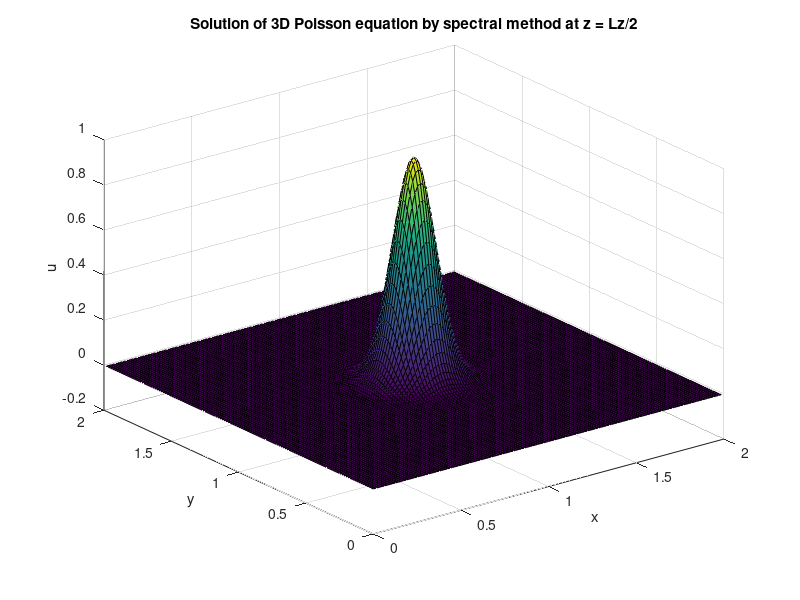
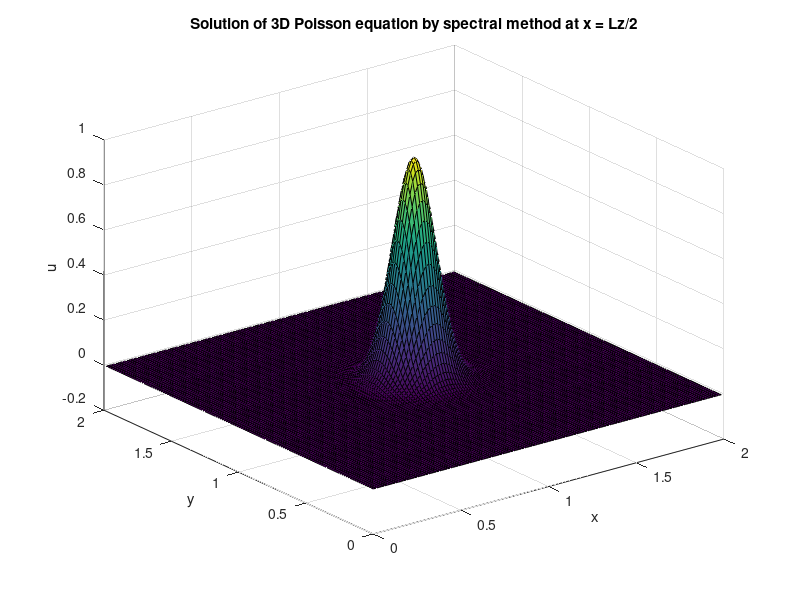

These figures' MATLAB source, in order:
clear all
close all
clc

M       = 128;              % --- Number of Fourier harmonics along x (should be a multiple of 2)  
N       = 128;              % --- Number of Fourier harmonics along y (should be a multiple of 2)  
P       = 128;              % --- Number of Fourier harmonics along z (should be a multiple of 2)  
Lx      = 2;               % --- Domain size along x
Ly      = 2;               % --- Domain size along y
Lz      = 2;               % --- Domain size along z
sigma   = 0.1;             % --- Characteristic width of f (make << 1)

% --- Wavenumbers
kx = (2 * pi / Lx) * [0 : (M / 2 - 1) (- M / 2) : (-1)]; % --- Wavenumbers along x
ky = (2 * pi / Ly) * [0 : (N / 2 - 1) (- N / 2) : (-1)]; % --- Wavenumbers along y
kz = (2 * pi / Lz) * [0 : (P / 2 - 1) (- P / 2) : (-1)]; % --- Wavenumbers along z
[Kx, Ky, Kz] = ndgrid(kx, ky, kz); 

% --- Right-hand side of differential equation
hx              = Lx / M;                   % --- Grid spacing along x
hy              = Ly / N;                   % --- Grid spacing along y
hz              = Lz / P;                   % --- Grid spacing along z
x               = (0 : (M - 1)) * hx;
y               = (0 : (N - 1)) * hy;
z               = (0 : (P - 1)) * hz;
[X, Y, Z]       = ndgrid(x, y, z);
rSquared        = (X - 0.5 * Lx).^2 + (Y - 0.5 * Ly).^2 + (Z - 0.5 * Lz).^2;
sigmaSquared    = sigma^2;
f               = exp(-rSquared / (2 * sigmaSquared)) .* (rSquared - 3 * sigmaSquared) / (sigmaSquared^2);
fHat            = fftn(f);

% --- Denominator of the unknown spectrum
den             = -(Kx.^2 + Ky.^2 + Kz.^2); 
den(1, 1, 1)    = 1;            % --- Avoid division by zero at wavenumber (0, 0, 0)

% --- Unknown determination
uHat            = ifftn(fHat ./ den);
u               = real(uHat);
u               = u - u(1,1,1);   % --- Force arbitrary constant to be zero by forcing u(1, 1, 1) = 0

% --- Plots
uRef    = exp(-rSquared / (2 * sigmaSquared));
err     = 100 * sqrt(sum(abs(u(:) - uRef(:)).^2) / sum(abs(uRef(:)).^2));
errMax  = norm(u(:)-uRef(:),inf);
fprintf('Percentage root mean square error = %f\n', err);
fprintf('Maximum error = %f\n', errMax);

% --- Plotting the solution at a fixed z-plane (e.g., z = Lz/2)
zPlane = round(P / 2);
[X2D, Y2D] = meshgrid(x, y);
surf(X2D, Y2D, squeeze(u(:,:,zPlane)))
xlabel('x')
ylabel('y')
zlabel('u')
title('Solution of 3D Poisson equation by spectral method at z = Lz/2')

% --- Plotting the solution at a fixed z-plane (e.g., z = Lz/2)
figure
xPlane = round(P / 2);
[Y2D, Z2D] = meshgrid(z, y);
surf(Y2D, Z2D, squeeze(u(:,:,xPlane)))
xlabel('x')
ylabel('y')
zlabel('u')
title('Solution of 3D Poisson equation by spectral method at x = Lz/2')
